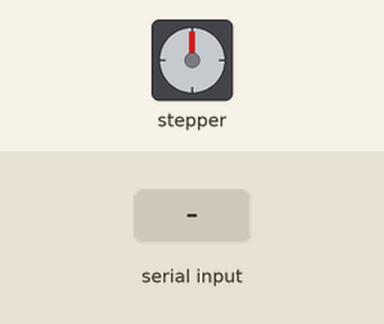
Recording of a sketch running on a simulated Arduino Uno, built with avr-gcc and run on an emulated ATmega328P. Parts: stepper motor. Inputs (shaded band) come from the test bench. Stepper angles assume 360 steps per turn.

Above: at 1.2 s.
1.3 s: byte 1 (1) received over Serial
Timing chart, 0 to 4.3 s (numbered marks = the images above; inputs shaded):
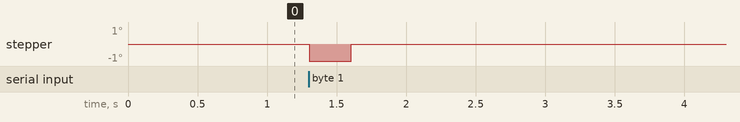

Measured:
- after the input at 1.3 s, stepper: goes -1° 0.30 s, then 0°, starting at once

The sketch:

StepperMotorV2.ino
```cpp
#include <AccelStepper.h>

#define DEG_PER_STEP 1.8
#define STEP_PER_REVOLUTION (360 / DEG_PER_STEP)

AccelStepper stepper(AccelStepper::FULL4WIRE, 7, 6, 5, 4);

long moveToPosition = STEP_PER_REVOLUTION;
int wavetype;
int speed;
int distance;

void setup() {
  Serial.begin(9600);

  stepper.setCurrentPosition(0);
}

void loop() {

  // Read Wave Type
  if(Serial.available()>0){
    wavetype=Serial.read();
    speed=Serial.read();
    distance=Serial.read();


    // Run Wave Type
    /*Mono-Pulse Mode*/
    // value of 1: pulse mode
    if(wavetype == 1){
      stepper.setMaxSpeed(speed*10);
      stepper.setAcceleration(speed*10);

      stepper.moveTo(distance);
      while (stepper.currentPosition() != distance) // Full speed up to 300
        stepper.run();
      stepper.stop(); // Stop as fast as possible: sets new target
      stepper.runToPosition();
      // Now stopped after quickstop

      // Now go backwards
      stepper.moveTo(0);
      while (stepper.currentPosition() != 0) // Full speed basck to 0
        stepper.run();
      stepper.stop(); // Stop as fast as possible: sets new target
      stepper.runToPosition();
      // Now stopped after quickstop
    }
  }
  // // Read Speed
  // if(Serial.available()>0){
  //   speed=Serial.read();
  // }
  // // Read Distance
  // if(Serial.available()>0){
  //   distance=Serial.read();
  // }

    /*Constant Pulse Mode*/
    // 2000+ values are pulse mode
    // Distance:2900+ ex: 2910 = 10 in distance
    // Speed: 1000-1500
    // if(value >= 2000){
    // }


  // stepper.moveTo(150);
  // while (stepper.currentPosition() != 150) // Full speed up to 300
  //   stepper.run();
  // stepper.stop(); // Stop as fast as possible: sets new target
  // stepper.runToPosition();
  // // Now stopped after quickstop

  // // Now go backwards
  // stepper.moveTo(0);
  // while (stepper.currentPosition() != 0) // Full speed basck to 0
  //   stepper.run();
  // stepper.stop(); // Stop as fast as possible: sets new target
  // stepper.runToPosition();
  // // Now stopped after quickstop


  // stepper.moveTo(STEP_PER_REVOLUTION);
  // while (stepper.currentPosition() != STEP_PER_REVOLUTION-50) // Full speed up to 300
  //   stepper.run();
  // stepper.stop(); // Stop as fast as possible: sets new target
  // stepper.runToPosition();
  // // Now stopped after quickstop

  // // Now go backwards
  // stepper.moveTo(0);
  // while (stepper.currentPosition() != 50) // Full speed basck to 0
  //   stepper.run();
  // stepper.stop(); // Stop as fast as possible: sets new target
  // stepper.runToPosition();
  // // Now stopped after quickstop

}
```
